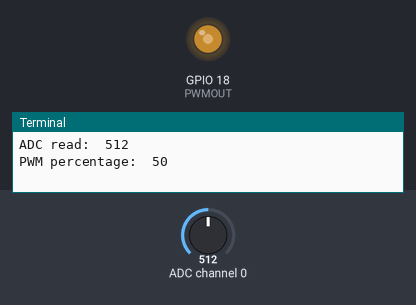
This program was run on a simulated Raspberry Pi (BCM pin numbers). Shown: output pins drawn as LEDs (lit = HIGH), the last lines printed to the terminal. The test bench sets the inputs (shaded band); at power-on: ADC channel 0 = 512 (analog values on the 0–1023 scale). Pins used as bus, display or sensor lines are not drawn.

Above: at 1.2 s.
1.3 s: ADC channel 0 set to 716
At 1.9 s:
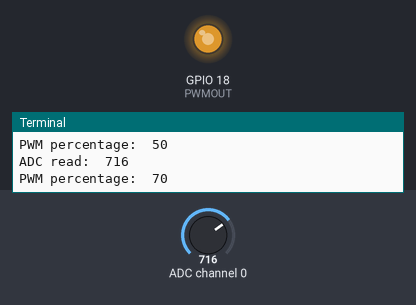
3.0 s: ADC channel 0 set to 900
At 4.2 s:
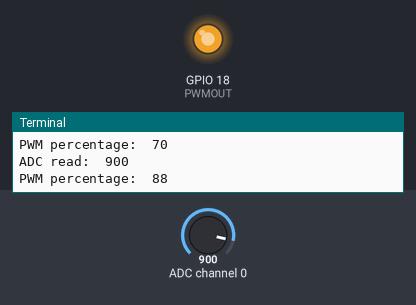
4.5 s: ADC channel 0 set to 122
At 5.5 s:
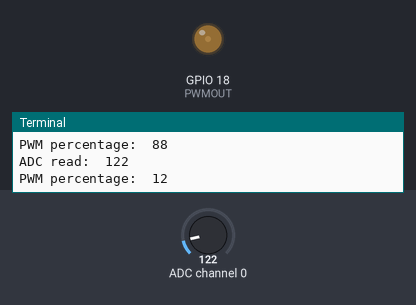
6.0 s: ADC channel 0 set to 0
At 6.6 s:
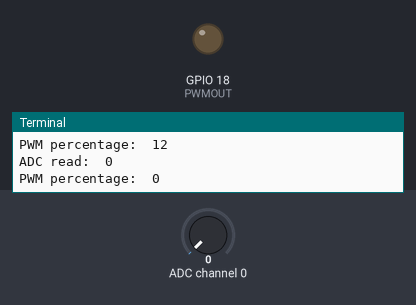
7.5 s: ADC channel 0 set to 511
At 7.8 s:
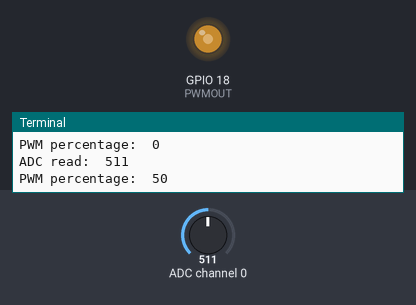
Timing chart, 0 to 10.0 s (numbered marks = the images above; inputs shaded):
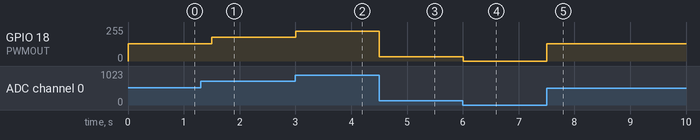

The program:

tune_led.py
```python
#!/usr/bin/env python

import time
import RPi.GPIO as GPIO

GPIO.setmode(GPIO.BCM)
GPIO.setwarnings(False)

# read SPI data from MCP3008 chip, 8 possible adc's (0 thru 7)
def readadc(adcnum, clockpin, mosipin, misopin, cspin):
    if ((adcnum > 7) or (adcnum < 0)):
        return -1
    GPIO.output(cspin, True)

    GPIO.output(clockpin, False)  # start clock low
    GPIO.output(cspin, False)     # bring CS low

    commandout = adcnum
    commandout |= 0x18  # start bit + single-ended bit
    commandout <<= 3    # we only need to send 5 bits here
    for i in range(5):
        if (commandout & 0x80):
            GPIO.output(mosipin, True)
        else:
            GPIO.output(mosipin, False)
        commandout <<= 1
        GPIO.output(clockpin, True)
        GPIO.output(clockpin, False)

    adcout = 0
    # read in one empty bit, one null bit and 10 ADC bits
    for i in range(12):
        GPIO.output(clockpin, True)
        GPIO.output(clockpin, False)
        adcout <<= 1
        if (GPIO.input(misopin)):
            adcout |= 0x1

    GPIO.output(cspin, True)

    adcout >>= 1       # first bit is 'null' so drop it
    return adcout

PWMOUT = 18
SPICLK = 22
SPIMISO = 23
SPIMOSI = 24
SPICS = 25

# set up the interface pins
GPIO.setup(PWMOUT, GPIO.OUT)
GPIO.setup(SPIMOSI, GPIO.OUT)
GPIO.setup(SPIMISO, GPIO.IN)
GPIO.setup(SPICLK, GPIO.OUT)
GPIO.setup(SPICS, GPIO.OUT)

# 10k trim pot connected to adc #0
potentiometer_adc = 0;
pwm_freq = 50       # Set the PWM frequency to 50 Hz
last_read = 0       # this keeps track of the last potentiometer value
tolerance = 5       # to keep from being jittery we'll only change
                    # volume when the pot has moved more than 5 'counts'

# Configure the PWM pin
p = GPIO.PWM(PWMOUT, pwm_freq)  # channel=18 frequency=50Hz
p.start(0)

try:
  while True:
    # we'll assume that the pot didn't move
    trim_pot_changed = False

    # read the analog pin
    trim_pot = readadc(potentiometer_adc, SPICLK, SPIMOSI, SPIMISO, SPICS)
    # how much has it changed since the last read?
    pot_adjust = abs(trim_pot - last_read)

    if ( pot_adjust > tolerance ):
        trim_pot_changed = True
        last_read = trim_pot

    if ( trim_pot_changed ):
        pwm_pct = round(trim_pot / 10.24) # Determine current voltage percentage
        pwm_pct = int(pwm_pct)            # Cast the value as an integer

        print "ADC read: ", trim_pot
        print "PWM percentage: ", pwm_pct
        p.ChangeDutyCycle(pwm_pct)

    # hang out and do nothing for a half second
    time.sleep(0.5)
except KeyboardInterrupt:
    pass

p.stop()
GPIO.cleanup()
```

Measured:
- after the input at 1.3 s, GPIO 18 (PWMOUT): 128/255 → 179/255 after 0.20 s
- after the input at 3.0 s, GPIO 18 (PWMOUT): 179/255 → 224/255 at once
- after the input at 4.5 s, GPIO 18 (PWMOUT): 224/255 → 31/255 at once
- after the input at 6.0 s, GPIO 18 (PWMOUT): 31/255 → 0/255 at once
- after the input at 7.5 s, GPIO 18 (PWMOUT): 0/255 → 128/255 at once
